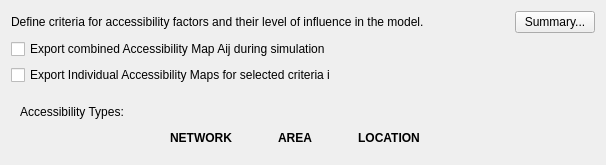
                     <widget class="QWidget" name="access_general_widget" native="true">
                      <layout class="QGridLayout" name="gridLayout_9">
                       <item row="4" column="0">
                        <widget class="QWidget" name="access_general_types_widget" native="true">
                         <layout class="QGridLayout" name="gridLayout_18">
                          <item row="1" column="2">
                           <widget class="QLabel" name="access_general_network_icon">
                            <property name="minimumSize">
                             <size>
                              <width>25</width>
                              <height>25</height>
                             </size>
                            </property>
                            <property name="maximumSize">
                             <size>
                              <width>25</width>
                              <height>25</height>
                             </size>
                            </property>
                            <property name="text">
                             <string/>
                            </property>
                            <property name="pixmap">
                             <pixmap resource="../graphics/ubeats.qrc">:/icons/icons8-mind-map-96.png</pixmap>
                            </property>
                            <property name="scaledContents">
                             <bool>true</bool>
                            </property>
                           </widget>
                          </item>
                          <item row="1" column="0">
                           <widget class="QLabel" name="access_general_types_lbl">
                            <property name="text">
                             <string>&lt;html&gt;&lt;head/&gt;&lt;body&gt;&lt;p align=&quot;center&quot;&gt;Accessibility Types:&lt;/p&gt;&lt;/body&gt;&lt;/html&gt;</string>
                            </property>
                           </widget>
                          </item>
                          <item row="1" column="1">
                           <spacer name="horizontalSpacer_38">
                            <property name="orientation">
                             <enum>Qt::Horizontal</enum>
                            </property>
                            <property name="sizeHint" stdset="0">
                             <size>
                              <width>40</width>
                              <height>20</height>
                             </size>
                            </property>
                           </spacer>
                          </item>
                          <item row="2" column="2">
                           <widget class="QLabel" name="access_general_network_lbl">
                            <property name="text">
                             <string>&lt;html&gt;&lt;head/&gt;&lt;body&gt;&lt;p align=&quot;center&quot;&gt;&lt;span style=&quot; font-weight:600;&quot;&gt;NETWORK&lt;/span&gt;&lt;/p&gt;&lt;/body&gt;&lt;/html&gt;</string>
                            </property>
                           </widget>
                          </item>
                          <item row="1" column="3">
                           <spacer name="horizontalSpacer_39">
                            <property name="orientation">
                             <enum>Qt::Horizontal</enum>
                            </property>
                            <property name="sizeHint" stdset="0">
                             <size>
                              <width>40</width>
                              <height>20</height>
                             </size>
                            </property>
                           </spacer>
                          </item>
                          <item row="1" column="6">
                           <widget class="QLabel" name="access_general_location_icon">
                            <property name="enabled">
                             <bool>true</bool>
                            </property>
                            <property name="minimumSize">
                             <size>
                              <width>25</width>
                              <height>25</height>
                             </size>
                            </property>
                            <property name="maximumSize">
                             <size>
                              <width>25</width>
                              <height>25</height>
                             </size>
                            </property>
                            <property name="text">
                             <string/>
                            </property>
                            <property name="pixmap">
                             <pixmap resource="../graphics/ubeats.qrc">:/icons/maps-icon.png</pixmap>
                            </property>
                            <property name="scaledContents">
                             <bool>true</bool>
                            </property>
                           </widget>
                          </item>
                          <item row="1" column="4">
                           <widget class="QLabel" name="access_general_area_icon">
                            <property name="minimumSize">
                             <size>
                              <width>25</width>
                              <height>25</height>
                             </size>
                            </property>
                            <property name="maximumSize">
                             <size>
                              <width>25</width>
                              <height>25</height>
                             </size>
                            </property>
                            <property name="text">
                             <string/>
                            </property>
                            <property name="pixmap">
                             <pixmap resource="../graphics/ubeats.qrc">:/icons/icons8-polygon-96.png</pixmap>
                            </property>
                            <property name="scaledContents">
                             <bool>true</bool>
                            </property>
                           </widget>
                          </item>
                          <item row="2" column="4">
                           <widget class="QLabel" name="access_general_area_lbl">
                            <property name="text">
                             <string>&lt;html&gt;&lt;head/&gt;&lt;body&gt;&lt;p align=&quot;center&quot;&gt;&lt;span style=&quot; font-weight:600;&quot;&gt;AREA&lt;/span&gt;&lt;/p&gt;&lt;/body&gt;&lt;/html&gt;</string>
                            </property>
                           </widget>
                          </item>
                          <item row="1" column="5">
                           <spacer name="horizontalSpacer_40">
                            <property name="orientation">
                             <enum>Qt::Horizontal</enum>
                            </property>
                            <property name="sizeHint" stdset="0">
                             <size>
                              <width>40</width>
                              <height>20</height>
                             </size>
                            </property>
                           </spacer>
                          </item>
                          <item row="2" column="6">
                           <widget class="QLabel" name="access_general_location_lbl">
                            <property name="text">
                             <string>&lt;html&gt;&lt;head/&gt;&lt;body&gt;&lt;p align=&quot;center&quot;&gt;&lt;span style=&quot; font-weight:600;&quot;&gt;LOCATION&lt;/span&gt;&lt;/p&gt;&lt;/body&gt;&lt;/html&gt;</string>
                            </property>
                           </widget>
                          </item>
                          <item row="1" column="7">
                           <spacer name="horizontalSpacer_41">
                            <property name="orientation">
                             <enum>Qt::Horizontal</enum>
                            </property>
                            <property name="sizeHint" stdset="0">
                             <size>
                              <width>40</width>
                              <height>20</height>
                             </size>
                            </property>
                           </spacer>
                          </item>
                         </layout>
                        </widget>
                       </item>
                       <item row="2" column="0">
                        <widget class="QCheckBox" name="access_export_combined">
                         <property name="text">
                          <string>Export combined Accessibility Map Aij during simulation</string>
                         </property>
                        </widget>
                       </item>
                       <item row="1" column="0">
                        <widget class="QLabel" name="access_general_lbl">
                         <property name="minimumSize">
                          <size>
                           <width>320</width>
                           <height>0</height>
                          </size>
                         </property>
                         <property name="text">
                          <string>Define criteria for accessibility factors and their level of influence in the model.</string>
                         </property>
                         <property name="wordWrap">
                          <bool>true</bool>
                         </property>
                        </widget>
                       </item>
                       <item row="1" column="2">
                        <widget class="QPushButton" name="access_general_summary">
                         <property name="text">
                          <string>Summary...</string>
                         </property>
                        </widget>
                       </item>
                       <item row="3" column="0">
                        <widget class="QCheckBox" name="access_export_individual">
                         <property name="text">
                          <string>Export Individual Accessibility Maps for selected criteria i</string>
                         </property>
                        </widget>
                       </item>
                       <item row="1" column="1">
                        <spacer name="horizontalSpacer_30">
                         <property name="orientation">
                          <enum>Qt::Horizontal</enum>
                         </property>
                         <property name="sizeHint" stdset="0">
                          <size>
                           <width>40</width>
                           <height>20</height>
                          </size>
                         </property>
                        </spacer>
                       </item>
                      </layout>
                     </widget>
